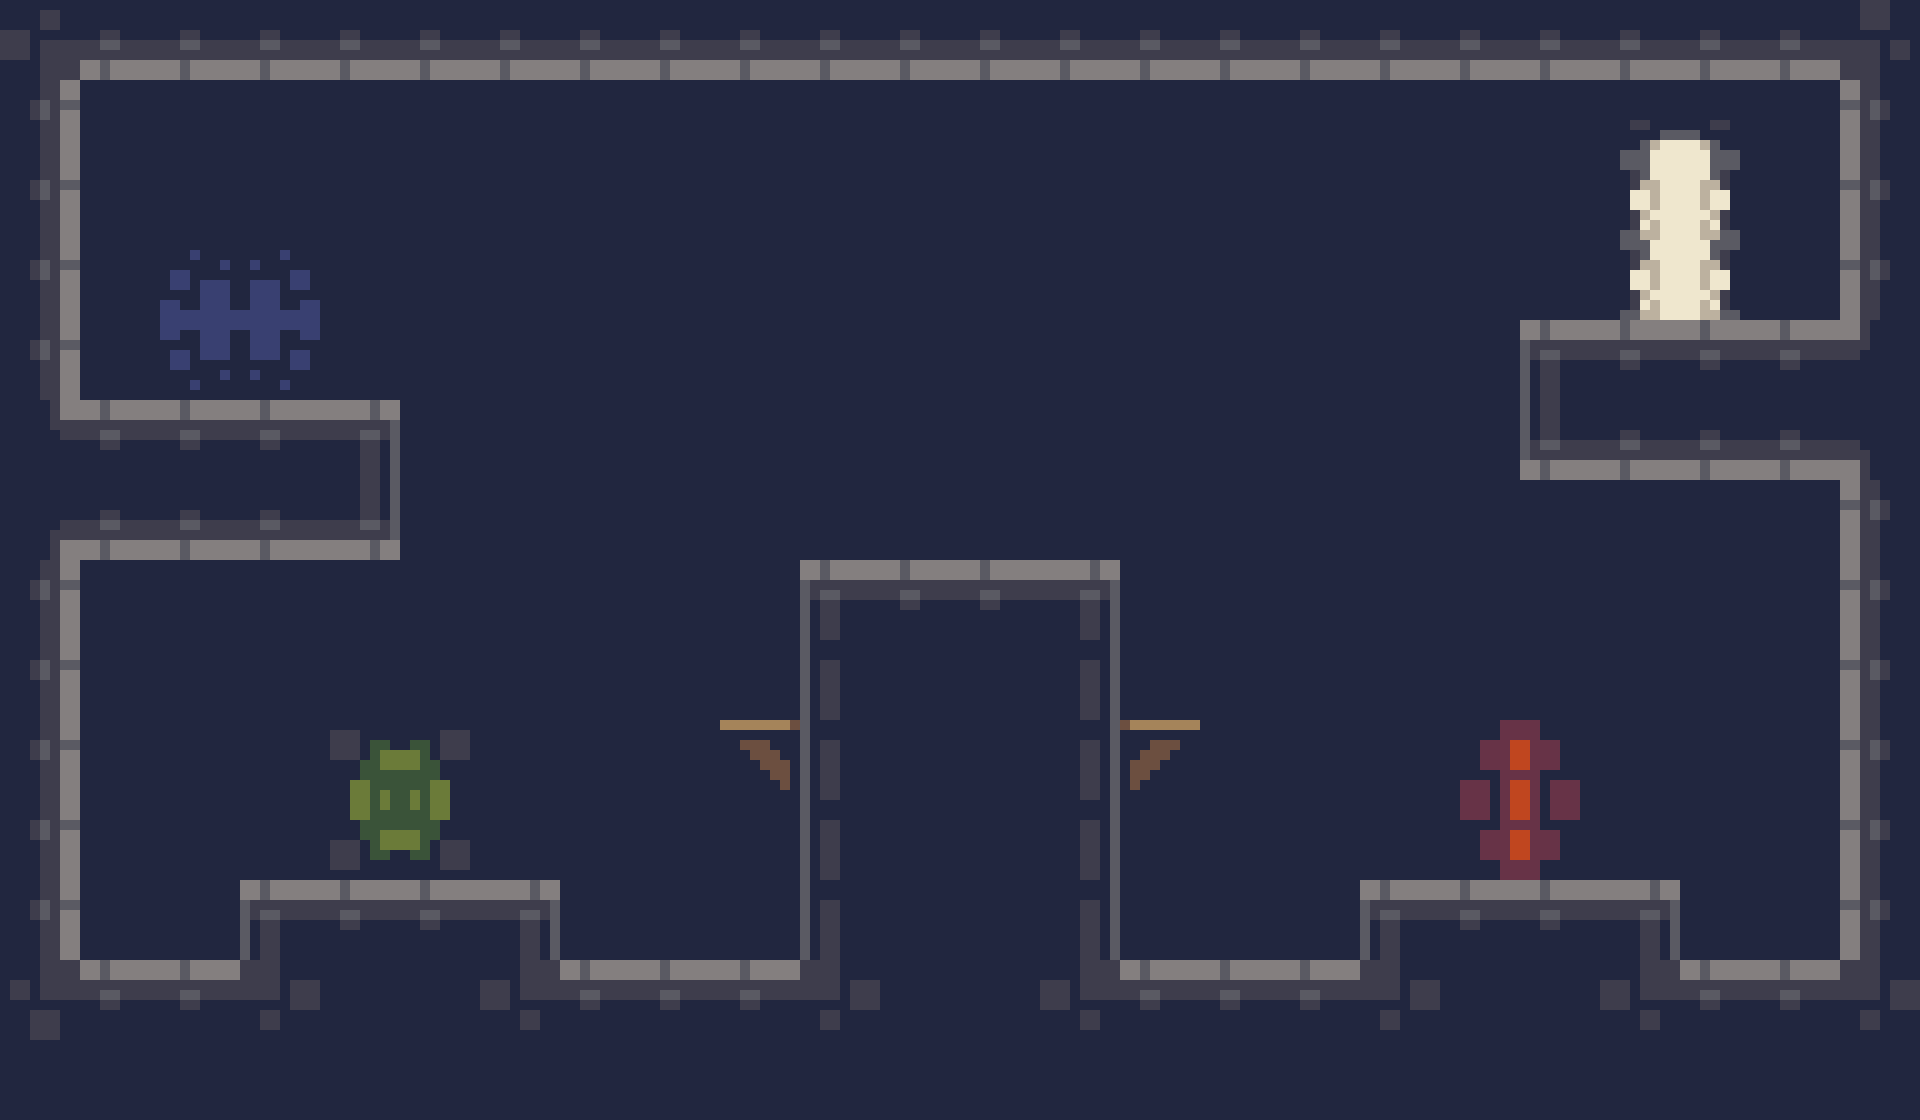

A 2D game scene composited from a Tiled map and its tileset images. What follows is a short description and the map's XML, with every tile layer's data as written:
An orthogonal 24x14 tile map with 80x80 px tiles, 1 tile layer (Слой тайлов 1).

<map version="1.10" tiledversion="1.10.2" orientation="orthogonal" renderorder="right-down" width="24" height="14" tilewidth="80" tileheight="80" infinite="0" nextlayerid="2" nextobjectid="1">
 <tileset firstgid="1" source="tiles.tsx" />
 <layer id="1" name="Слой тайлов 1" width="24" height="14">
  <data encoding="csv">
3221225479,1073741837,1073741837,1073741837,1073741837,1073741837,1073741837,1073741837,1073741837,1073741837,1073741837,1073741837,1073741837,1073741837,1073741837,1073741837,1073741837,1073741837,1073741837,1073741837,1073741837,1073741837,1073741837,1610612743,
2684354573,1,1,1,1,1,1,1,1,1,1,1,1,1,1,1,1,1,1,1,3758096464,1610612816,1,536870925,
2684354573,1,1,1,1,1,1,1,1,1,1,1,1,1,1,1,1,1,1,1,2684354639,536870991,1,536870925,
2684354573,1,1073741913,3221225561,1,1,1,1,1,1,1,1,1,1,1,1,1,1,1,1,2684354639,536870991,1,536870925,
2684354573,1,89,2147483737,1,1,1,1,1,1,1,1,1,1,1,1,1,1,1,12,13,13,13,14,
2147483662,13,13,13,2147483660,1,1,1,1,1,1,1,1,1,1,1,1,1,1,1073741836,1073741837,1073741837,1073741837,1073741838,
3221225486,1073741837,1073741837,1073741837,3221225484,1,1,1,1,1,1,1,1,1,1,1,1,1,1,1,1,1,1,536870925,
2684354573,1,1,1,1,1,1,1,1,1,12,13,13,2147483660,1,1,1,1,1,1,1,1,1,536870925,
2684354573,1,1,1,1,1,1,1,1,1,20,1,1,2147483668,1,1,1,1,1,1,1,1,1,536870925,
2684354573,1,1,1,3221225483,1073741835,1,1,1,16,20,1,1,2147483668,2147483664,1,1,1,2147483716,68,1,1,1,536870925,
2684354573,1,1,1,2147483659,11,1,1,1,1,20,1,1,2147483668,1,1,1,1,3221225540,1073741892,1,1,1,536870925,
2684354573,1,1,12,13,13,2147483660,1,1,1,20,1,1,2147483668,1,1,1,12,13,13,2147483660,1,1,536870925,
2684354567,13,13,7,1,1,2147483655,13,13,13,7,1,1,2147483655,13,13,13,7,1,1,2147483655,13,13,7,
1,1,1,1,1,1,1,1,1,1,1,1,1,1,1,1,1,1,1,1,1,1,1,1
</data>
 </layer>
</map>
